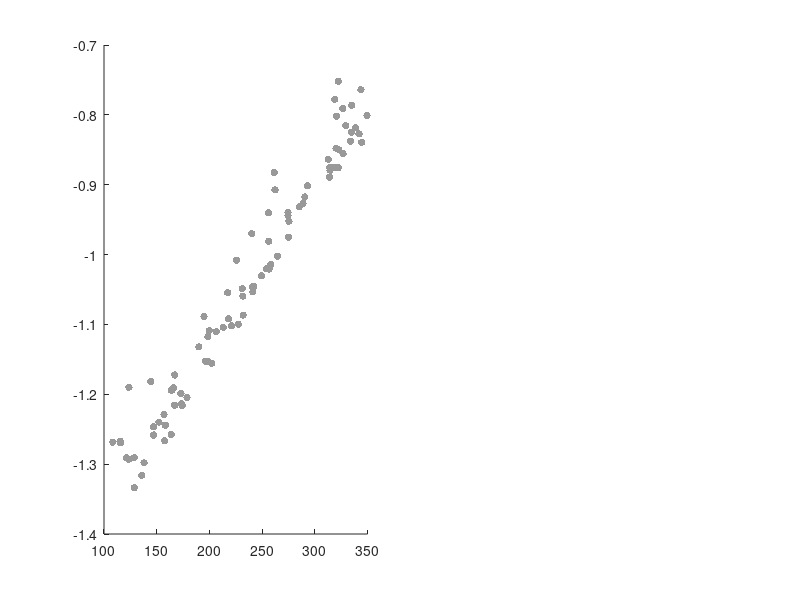

This chart was generated by the following MATLAB code: (Note: this script raises an error after producing the figure.)
%%
% Reproduces Fig. 5D and 5E in:
%   IA Oldenburg, WD Hendricks, G Handy, K Shamardani, HA Bounds, B Doiron, 
%   H Adesnik. The logic of recurrent circuits in the primary visual 
%   cortex. Nature Neuroscience (2024)
%
% Written and edited by G Handy, IA Oldenburg, and WD Hendricks
%%
clear;

% Load the simulation data
load('./SimData/spreadSimData.mat','actDist','aveSupp','total_fit','aveExc',...
    'exc_fit','inh_fit','aveInh')

%%
xstart = 100; xend = 350;
figure('Position',[584 553 1033 362]); clf; subplot(1,2,1); hold on;

plot(actDist(actDist>0 & actDist<350),aveSupp(actDist>0 & actDist<350),'.',...
    'markersize',16,'color',[.6 .6 .6])
plot([xstart:0.1:xend],total_fit.predict([xstart:0.1:xend]'),'-','color',[0.85 0.325 0.098],...
    'linewidth',1.5)
set(gca,'fontsize',16)
xlabel('Spread of Ensemble (um)')
ylabel('Average \Deltar (Hz) of subpopulation')
xlim([100 350])


subplot(1,2,2); hold on;
hleg(1) = plot(actDist,aveExc,'.','markersize',16,'color',[0 0.447 0.741]);
plot([xstart:0.1:xend],exc_fit.predict([xstart:0.1:xend]'),'-','color',[0 0.447 0.741],'linewidth',1.5)
hleg(2) = plot(actDist,aveInh,'.','markersize',16,'color',[0.85 0.325 0.098]);
plot([xstart:0.1:xend],inh_fit.predict([xstart:0.1:xend]'),'-','color',[0.85 0.325 0.098],'linewidth',1.5)
set(gca,'fontsize',16)
xlabel('Spread of Ensemble (um)')
ylabel('Input')
xlim([100 350])
legend(hleg,{'Excitatory Pathway','Inhibitory Pathway'})

% exc_fit.Coefficients.Estimate(2)
% inh_fit.Coefficients.Estimate(2)

perDiff = (inh_fit.Coefficients.Estimate(2)-abs(exc_fit.Coefficients.Estimate(2)))/...
    ((inh_fit.Coefficients.Estimate(2)+abs(exc_fit.Coefficients.Estimate(2)))/2)*100;
fprintf('Fig. 5D: Percent difference in slope=%.2f \n',perDiff)